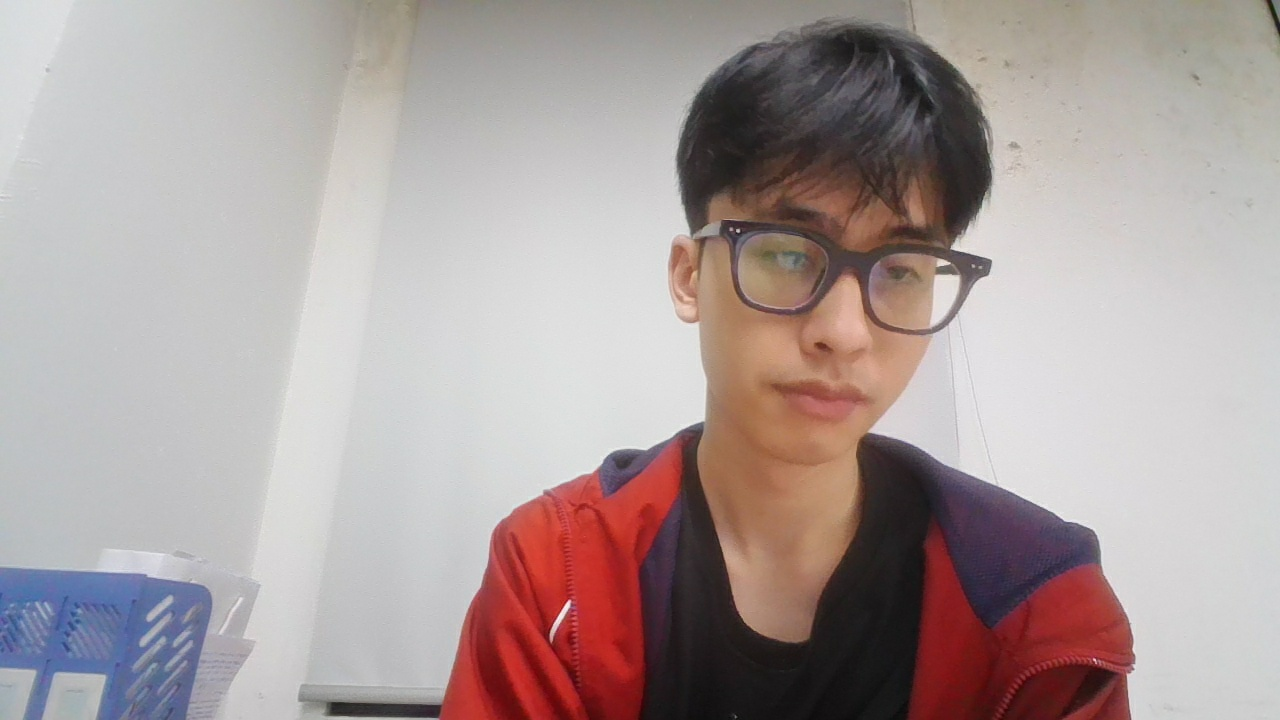
#> input picture AICamera/captured_images/20260225_183442.jpg, 1280 x 720 px; its folder holds only this picture in this run
$ python -i 'Main 3 Nhandien (LBP, HSV, Hu, GLMC).py'   (imports and definitions only)   (older library calls are emulated)
#> lines starting #> are read from the running program, lines starting #| are printed output that depends on the picture; after the words box and inside, x2 and y2 are one past the last pixel; in counts of white or black regions, pixels touching at a corner belong together
#> further down, picture is the input picture: shape (720, 1280, 3); mean B, G, R 156.8, 158, 171.1
import cv2
import numpy as np
import os
from tkinter import *
from tkinter import filedialog, messagebox
from PIL import Image, ImageTk
import openpyxl
from skimage.feature import local_binary_pattern, graycomatrix, graycoprops

# Link file.
LOG_IMG_DIR = r"D:\03. Thac si\04. AI\Image log"           # Thư mục chứa ảnh mẫu
LOGFILE_PATH = r"D:\03. Thac si\04. AI\Logfile4.xlsx"      # File lưu đặc trưng trung bình
TEST_DIR = r"D:\03. Thac si\04. AI\Test Pic"               # Thư mục test nhận diện

# HÀM TIỆN ÍCH
# [5 lines left out: function imread_any, not called in this run]

#Tách vật thể khỏi nền trắng
def segment_object(bgr: np.ndarray):
    gray = cv2.cvtColor(bgr, cv2.COLOR_BGR2GRAY)
    blur = cv2.GaussianBlur(gray, (11, 9), 0) # làm mờ

    thresh = cv2.adaptiveThreshold(
        blur, 255, cv2.ADAPTIVE_THRESH_GAUSSIAN_C,
        cv2.THRESH_BINARY_INV, 111, 5) # ngưỡng nhận diện và bù
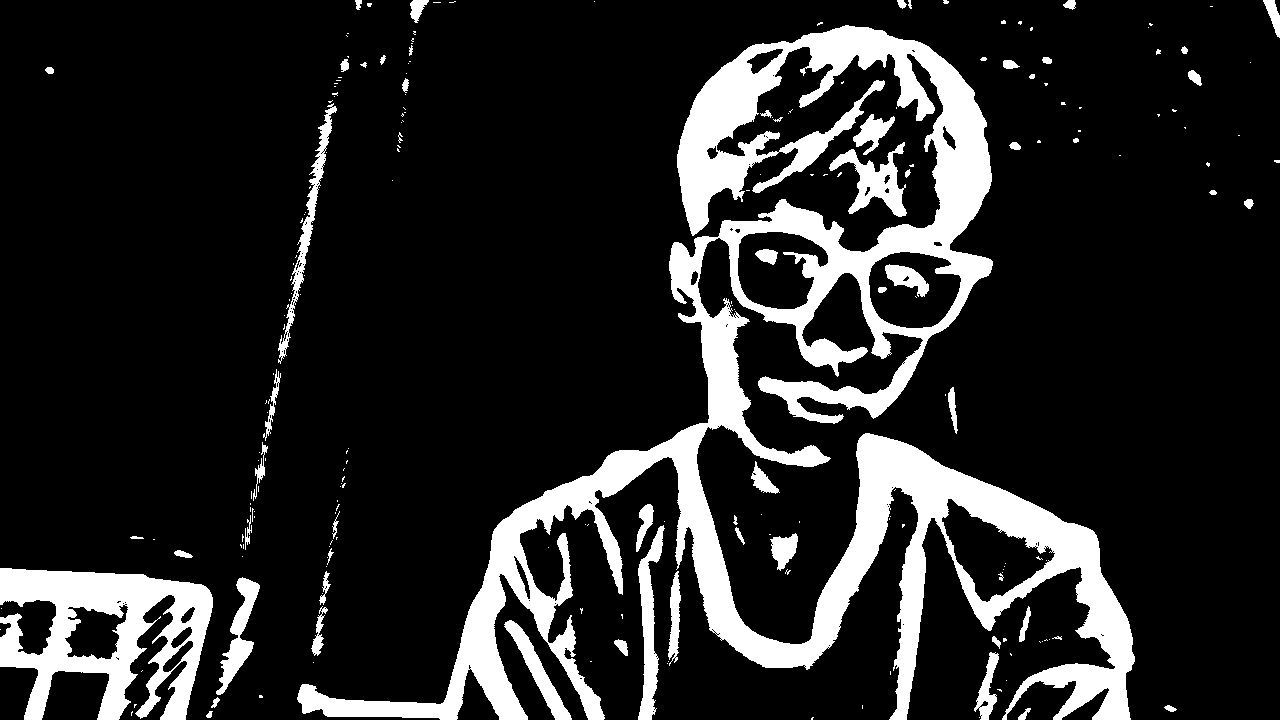
#> thresh: shape (720, 1280); 15.4% white; 223 white regions (159 under 20 px), largest, box (x1, y1, x2, y2) and area: (297, 25, 1135, 720) 105658, (0, 568, 213, 720) 17164, (638, 525, 665, 720) 2327

    kernel = cv2.getStructuringElement(cv2.MORPH_ELLIPSE, (7, 6))
    mask = cv2.morphologyEx(thresh, cv2.MORPH_CLOSE, kernel, iterations=2)
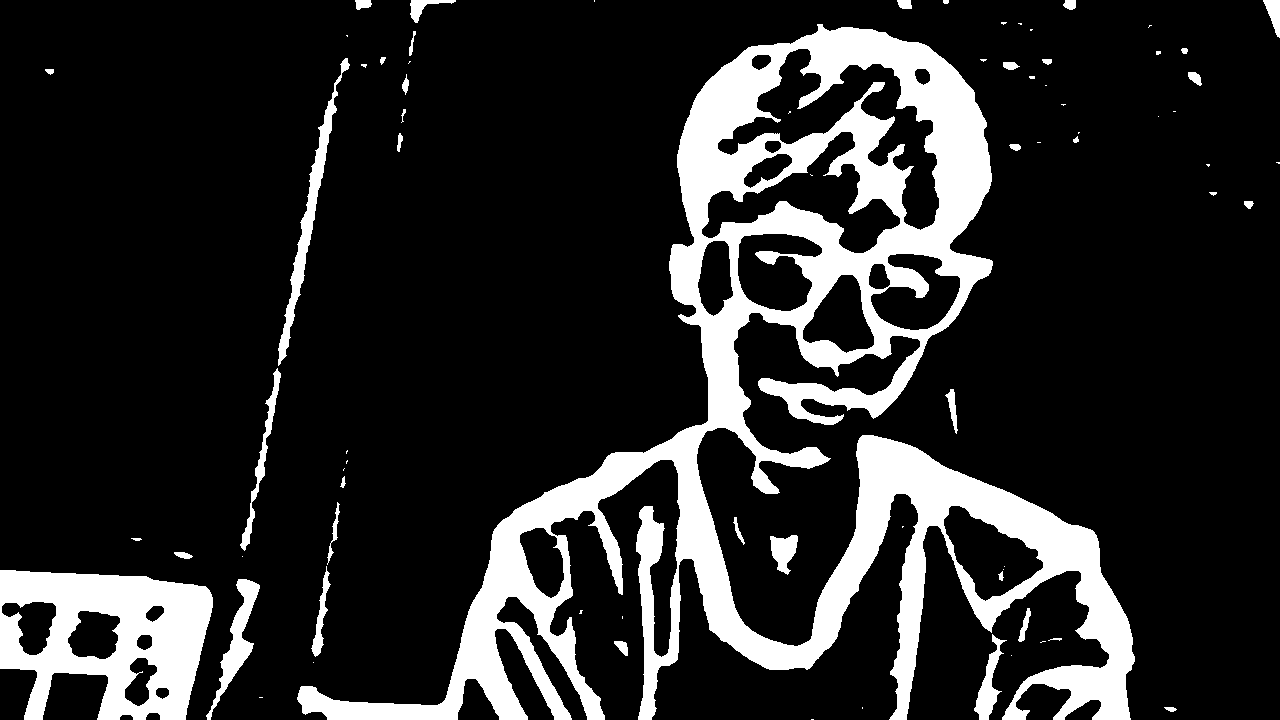
#> mask: shape (720, 1280); 16.7% white; 75 white regions (36 under 20 px)

    contours, _ = cv2.findContours(mask, cv2.RETR_EXTERNAL, cv2.CHAIN_APPROX_SIMPLE)
#> contours = 70 contours, 38 with area under 20; largest, box (x1, y1, x2, y2) and area: (297, 24, 1135, 720) 162184, (0, 570, 213, 720) 24319, (278, 58, 350, 366) 2436, (206, 579, 260, 720) 1753, (240, 368, 281, 551) 897
    mask_clean = np.zeros_like(mask)
    if contours:
        cv2.drawContours(mask_clean, [max(contours, key=cv2.contourArea)], -1, 255, -1)
#> mask_clean: shape (720, 1280); 18% white; 1 white region, box (x1, y1, x2, y2) and area: (297, 24, 1135, 720) 165767

    result = cv2.bitwise_and(bgr, bgr, mask=mask_clean)
    return mask_clean, result

# TRÍCH XUẤT ĐẶC TRƯNG
def features_from_masked(masked_bgr: np.ndarray, mask: np.ndarray) -> np.ndarray:

    gray = cv2.cvtColor(masked_bgr, cv2.COLOR_BGR2GRAY)

    # LBP gồm 26 đặc trưng
    P, R = 24, 3
    lbp = local_binary_pattern(gray, P=P, R=R, method="uniform")
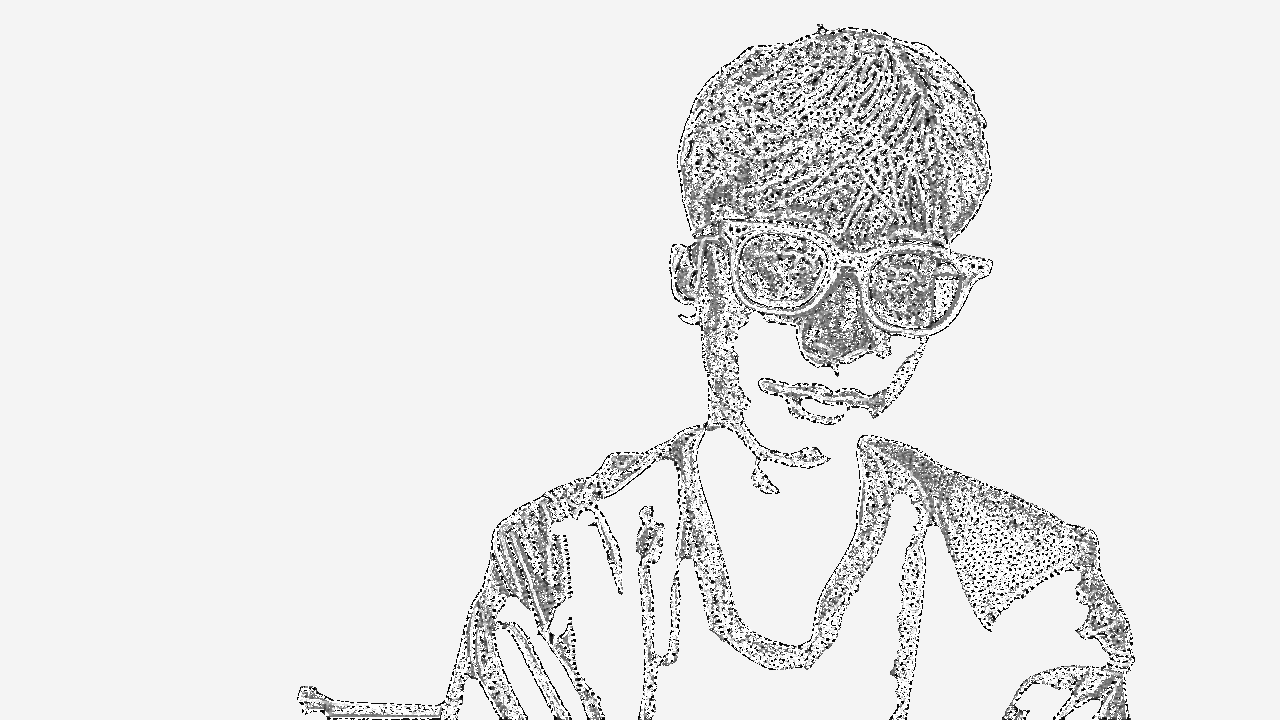
#> lbp: shape (720, 1280) float64; min 0, max 25, mean 22.8; drawn with min black and max white
    lbp_masked = lbp[mask > 0]
    n_bins = P + 2
    lbp_hist, _ = np.histogram(lbp_masked, bins=n_bins, range=(0, n_bins), density=True)
#> lbp_hist = 26 values, max 0.407 at index 25, min 0.0132 at index 6, mean 0.0385

    # HSV histogram gồm 24 đặc trưng
    hsv = cv2.cvtColor(masked_bgr, cv2.COLOR_BGR2HSV)
#> hsv: shape (720, 1280, 3); mean H, S, V 11.4, 15, 18.6
    h, s, v = cv2.split(hsv)
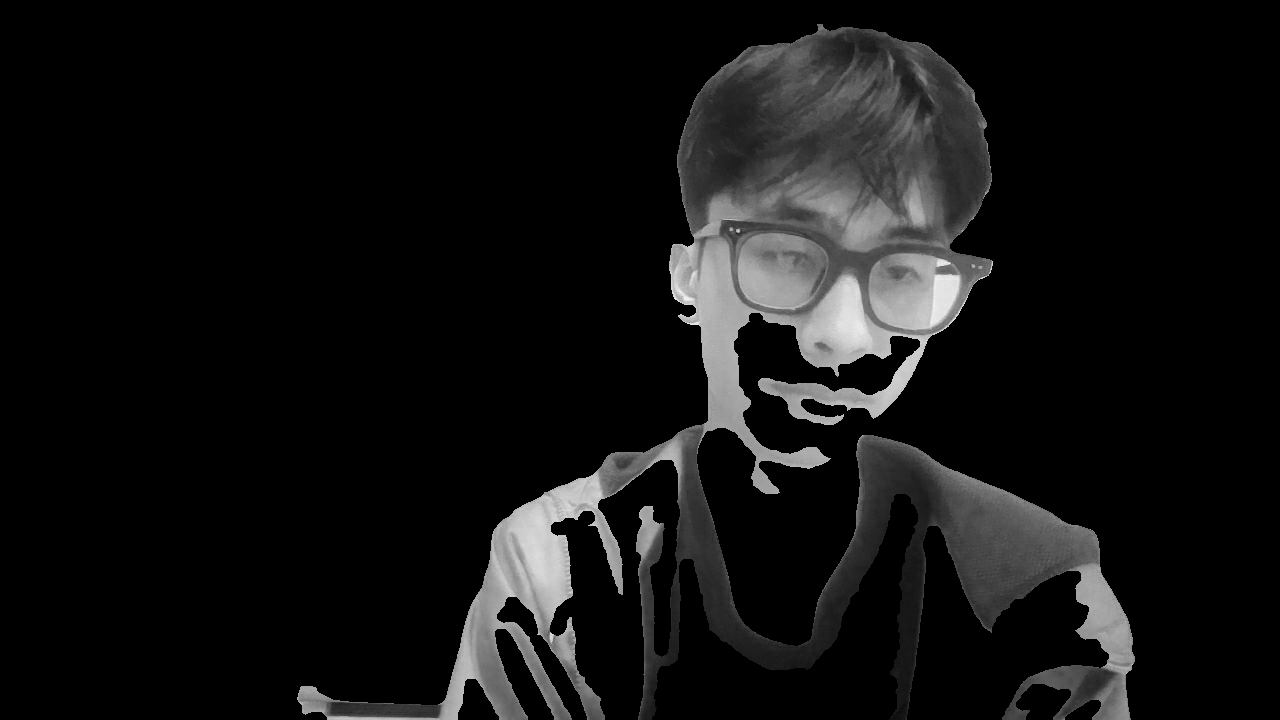
#> v: shape (720, 1280); min 0, max 244, mean 18.6
    h, s, v = h[mask > 0], s[mask > 0], v[mask > 0]
    hist_h = np.histogram(h, bins=8, range=(0, 180), density=True)[0]
#> hist_h = [0.0266, 0.00089, 8.34e-05, 0.000225, 0.000195, 0.00325, 0.00465, 0.00852]
    hist_s = np.histogram(s, bins=8, range=(0, 256), density=True)[0]
#> hist_s = [0.00742, 0.00562, 0.00689, 0.00478, 0.00238, 0.00184, 0.002, 0.000307]
    hist_v = np.histogram(v, bins=8, range=(0, 256), density=True)[0]
#> hist_v = [0.00121, 0.00815, 0.00724, 0.004, 0.00371, 0.00506, 0.00163, 0.000245]
    hsv_hist = np.concatenate([hist_h, hist_s, hist_v])
#> hsv_hist = 24 values, max 0.0266 at index 0, min 8.34e-05 at index 2, mean 0.00446

    # Hu Moments gồm 7 đặc trưng
    moments = cv2.moments(mask)
#> moments = moments, m00 42270585, centre m10/m00, m01/m00 = (805.4, 372.1)
    hu = cv2.HuMoments(moments).flatten()
#> hu = [0.00159, 2.43e-07, 2.19e-09, 4.32e-10, -7.04e-20, 2.05e-13, 4.14e-19]
    hu = -np.sign(hu) * np.log10(np.abs(hu) + 1e-12)  # Chuẩn hóa log scale để ổn định
#> hu = [2.8, 6.61, 8.66, 9.36, -12, 11.92, 12]

    # GLMC (Gray-Level Co-occurrence Matrix) gồm 5 đặc trưng
    gray_norm = cv2.normalize(gray, None, 0, 255, cv2.NORM_MINMAX).astype(np.uint8)
    glcm = graycomatrix(gray_norm, distances=[1], angles=[0, np.pi/4, np.pi/2, 3*np.pi/4],
                        levels=256, symmetric=True, normed=True)
    contrast = graycoprops(glcm, 'contrast').mean()
#> contrast = 80.69
    dissimilarity = graycoprops(glcm, 'dissimilarity').mean()
#> dissimilarity = 1.25
    homogeneity = graycoprops(glcm, 'homogeneity').mean()
#> homogeneity = 0.878
    energy = graycoprops(glcm, 'energy').mean()
#> energy = 0.817
    correlation = graycoprops(glcm, 'correlation').mean()
#> correlation = 0.972
    glcm_features = np.array([contrast, dissimilarity, homogeneity, energy, correlation])
#> glcm_features = [80.69, 1.25, 0.878, 0.817, 0.972]

    # Gộp tất cả đặc trưng
    feats = np.concatenate([lbp_hist, hsv_hist, hu, glcm_features]).astype(np.float32)
#> feats = 62 values, max 80.69 at index 57, min -12 at index 54, mean 2.02
    return feats

def extract_features(img):
    """Tách nền và trích xuất toàn bộ đặc trưng."""
    mask, obj = segment_object(img)
    return features_from_masked(obj, mask)

# ========================= GIAO DIỆN CHÍNH =========================
# [3 lines not run here, left out]

# [1 line that did not run here, left out]
# [1 line not run here, left out]

# ========================= HÀM CHỨC NĂNG =========================
# [76 lines left out: functions reset_log, identify_object_from_log, identify_from_test_folder, not called in this run]

# ========================= NÚT GIAO DIỆN =========================
# [1 line that did not run here, left out]
# [10 lines not run here, left out]

>>> import cv2
>>> picture = cv2.imread('captured_images/20260225_183442.jpg')
>>> result = extract_features(picture)
#> result has the same summary as feats in features_from_masked

$ run again, on AICamera/captured_images/20260225_183444.jpg
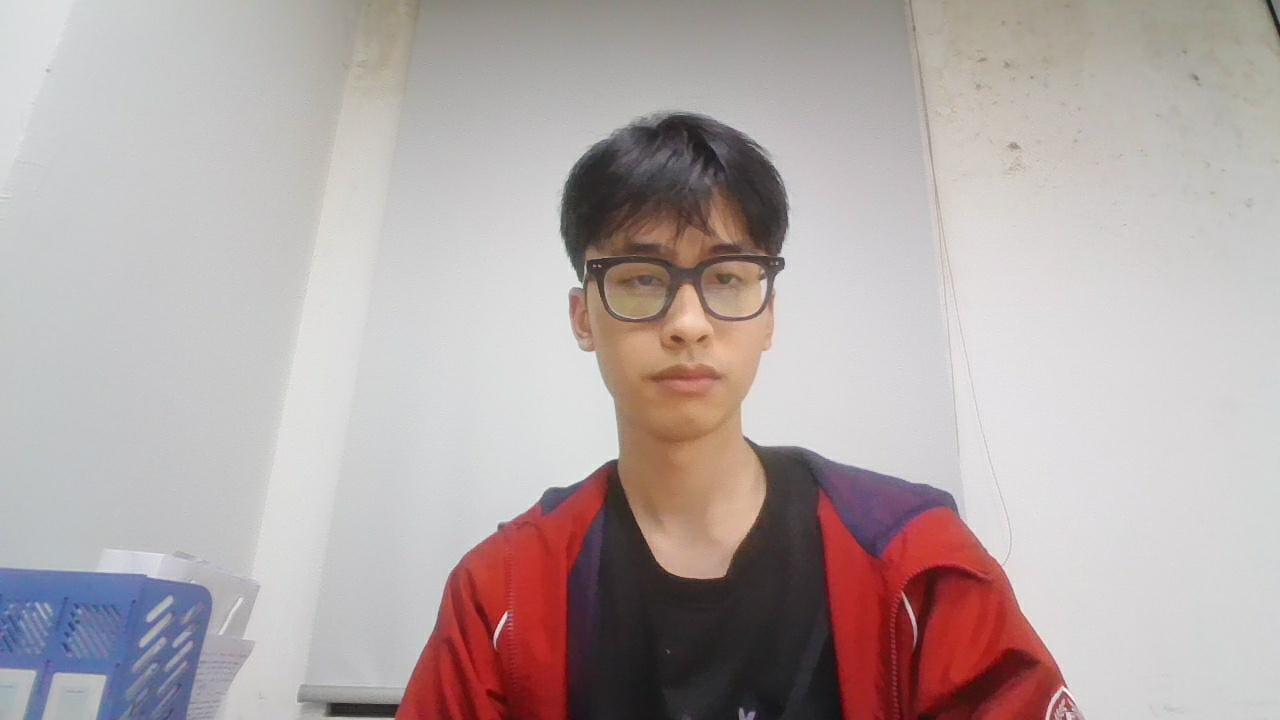
#> input picture AICamera/captured_images/20260225_183444.jpg, 1280 x 720 px
#> picture is the input picture: shape (720, 1280, 3); mean B, G, R 167.7, 168.4, 180.1
#> thresh: shape (720, 1280); 13.1% white; 221 white regions (147 under 20 px), largest, box (x1, y1, x2, y2) and area: (297, 114, 1066, 720) 84342, (0, 569, 213, 720) 17111, (565, 533, 590, 720) 3105
#> mask: shape (720, 1280); 14.5% white; 77 white regions (35 under 20 px)
#> contours = 74 contours, 40 with area under 20; largest, box (x1, y1, x2, y2) and area: (297, 116, 1083, 720) 138514, (0, 571, 213, 720) 24358, (886, 0, 953, 285) 3294, (565, 535, 591, 720) 3218, (242, 102, 338, 550) 3058
#> mask_clean: shape (720, 1280); 15.2% white; 1 white region, box (x1, y1, x2, y2) and area: (297, 116, 1083, 720) 140530
#> in features_from_masked, `lbp = local_binary_pattern(gray, P=P, R=R, method="uniform")`:
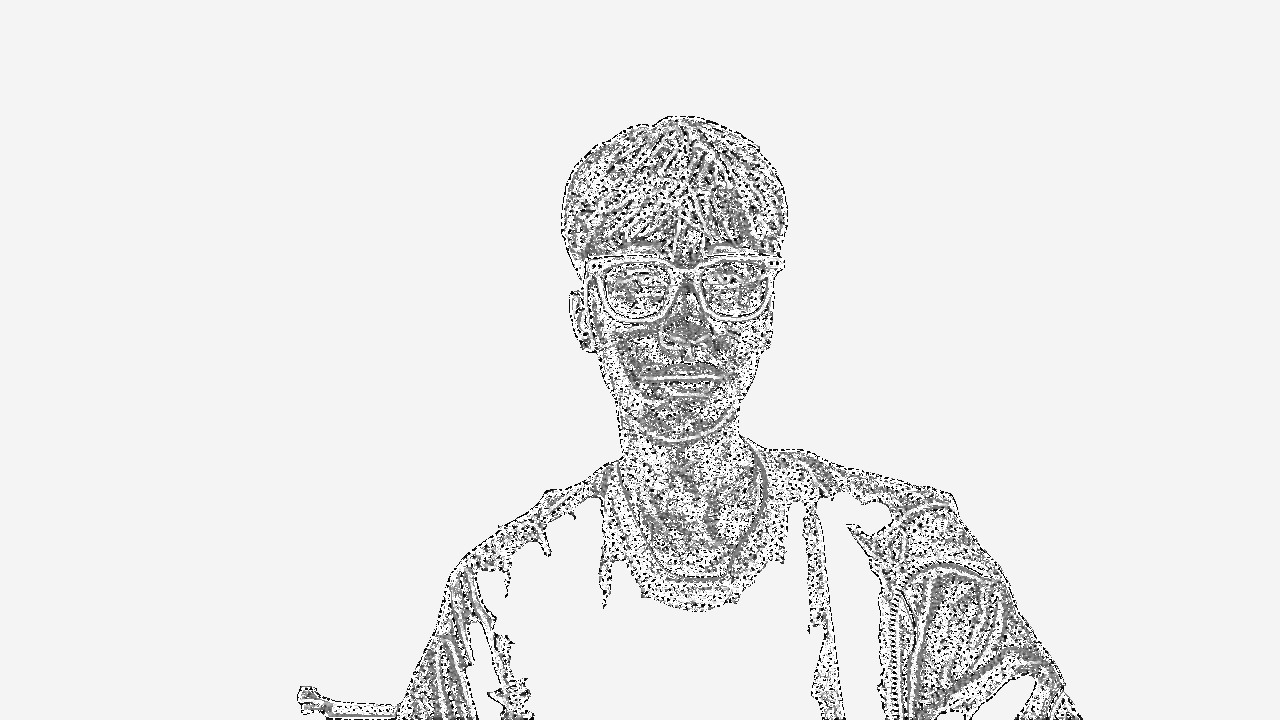
#> lbp: shape (720, 1280) float64; min 0, max 25, mean 22.9; drawn with min black and max white
#> lbp_hist = 26 values, max 0.39 at index 25, min 0.012 at index 4, mean 0.0385
#> hsv: shape (720, 1280, 3); mean H, S, V 8.2, 16, 20.2
#> in features_from_masked, `h, s, v = cv2.split(hsv)`:
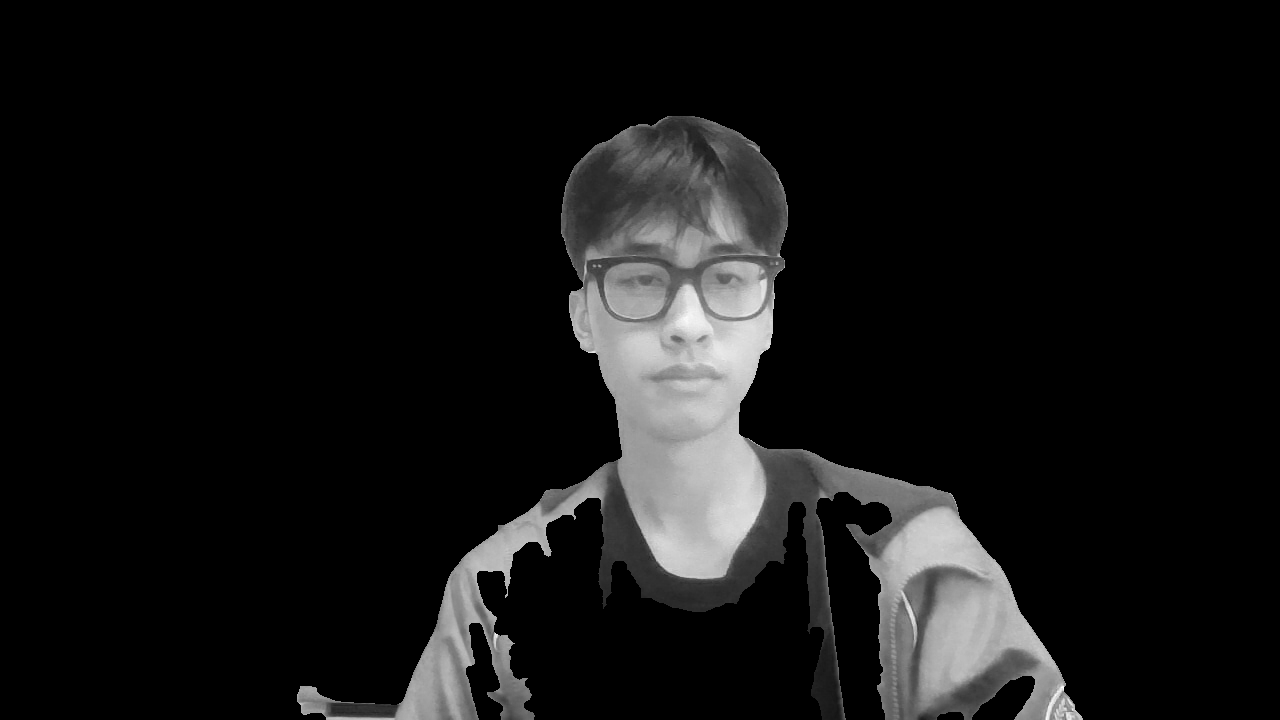
#> v: shape (720, 1280); min 0, max 255, mean 20.2
#> hist_h = [0.0307, 0.000485, 8.79e-05, 0.000174, 0.000143, 0.00124, 0.00269, 0.00888]
#> hist_s = [0.00464, 0.00404, 0.00708, 0.00553, 0.00214, 0.00308, 0.00443, 0.000316]
#> hist_v = [0.000273, 0.00448, 0.00477, 0.00443, 0.00485, 0.00798, 0.00418, 0.000277]
#> hsv_hist = 24 values, max 0.0307 at index 0, min 8.79e-05 at index 2, mean 0.00446
#> moments = moments, m00 35835150, centre m10/m00, m01/m00 = (722.9, 453.5)
#> in features_from_masked, `hu = cv2.HuMoments(moments).flatten()`: hu = [0.00148, 1.61e-07, 2.9e-09, 8.46e-11, -4.17e-20, 1.53e-14, 3.59e-21]
#> in features_from_masked, `hu = -np.sign(hu) * np.log10(np.abs(hu) + 1e-12)`: hu = [2.83, 6.79, 8.54, 10.07, -12, 11.99, 12]
#> contrast = 48.42
#> dissimilarity = 0.906
#> homogeneity = 0.9
#> energy = 0.846
#> correlation = 0.986
#> glcm_features = [48.42, 0.906, 0.9, 0.846, 0.986]
#> feats = 62 values, max 48.42 at index 57, min -12 at index 54, mean 1.51
#> `result = extract_features(picture)`: result has the same summary as feats in features_from_masked
